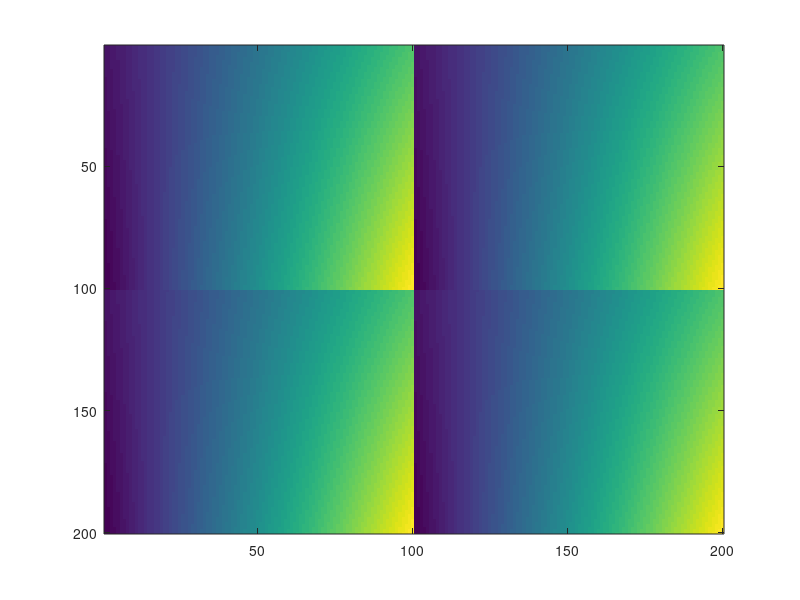

Write MATLAB code to recreate this figure.
x = 0;
y = 0;
tam = 100;
#{
  Função que define a imagem (f(x, y))
#}

function result = f(x, y)
  result = sin(x)*cos(y);
endfunction

#{
  Função que avalia o polinomio p(x, y)
#} 

function result = p(a, x, y)
  result = a(1,1) + a(2,1)*x + a(3,1)*y + a(4,1)*x*y;
endfunction

#{
  Recebe o ponto superior direito do quadrado interpolado
#}

x = input("Digite a coordenada x: \n");
y = input("Digite a coordenada y: \n");

x_2 = max(0, x - 1);
x_1 = max(0, x - 2);

y_2 = max(0, y - 1);
y_1 = max(0, y - 2);

#{
As matrizes a seguir representam os 4 pontos que definem o quadrado e a 
f(x, y) em cada um dos mesmos
  Queremos achar os coeficientes de p(x, y) = a_1 + a_2*x + a_3*y + a_4*x*y
  então resolvemos o sistema linear M_x_y * a = M_fQ para o vetor a de coef.
#}

matrix_x_y = [1, x_1, y_1, x_1*y_1;...
              1, x_1, y_2, x_1*y_2;...
              1, x_2, y_1, x_2*y_1;...
              1, x_2, y_2, x_2*y_2];
              
matrix_fQ = [f(x_1, y_1);...
             f(x_1, y_2);...
             f(x_2, y_1);...
             f(x_2, y_2)];

a = inv(matrix_x_y) * matrix_fQ;

matriz_f_1 = zeros(tam, tam);
matriz_a_1 = zeros(tam, tam);

file_id = fopen("arq1", "w");

h = 0.01;
for i = (1:tam)
  for j = (1:tam)
    matriz_f_1(tam+1-i, j) = f((x_1 + (j-1)*h), (y_1 + (i-1)*h));
    matriz_a_1(tam+1-i, j) = p(a, (x_1 + (j-1)*h), (y_1 + (i-1)*h));
    fprintf(file_id, "%.3f ", matriz_a_1(tam+1-i, j));
  endfor
  fprintf(file_id, "\n");
endfor  

fclose(file_id);

x = input("Digite a coordenada x: \n");
y = input("Digite a coordenada y: \n");

x_2 = max(0, x - 1);
x_1 = max(0, x - 2);

y_2 = max(0, y - 1);
y_1 = max(0, y - 2);

matrix_x_y = [1, x_1, y_1, x_1*y_1;...
              1, x_1, y_2, x_1*y_2;...
              1, x_2, y_1, x_2*y_1;...
              1, x_2, y_2, x_2*y_2];
              
matrix_fQ = [f(x_1, y_1);...
             f(x_1, y_2);...
             f(x_2, y_1);...
             f(x_2, y_2)];

a = inv(matrix_x_y) * matrix_fQ;

matriz_f_2 = zeros(tam, tam);
matriz_a_2 = zeros(tam, tam);

h = 0.01;
for i = (1:100)
  for j = (1:100)
    matriz_f_2(101-i, j) = f((x_1 + (j-1)*h), (y_1 + (i-1)*h));
    matriz_a_2(101-i, j) = p(a, (x_1 + (j-1)*h), (y_1 + (i-1)*h));
  endfor
endfor

x = input("Digite a coordenada x: \n");
y = input("Digite a coordenada y: \n");

x_2 = max(0, x - 1);
x_1 = max(0, x - 2);

y_2 = max(0, y - 1);
y_1 = max(0, y - 2);

matrix_x_y = [1, x_1, y_1, x_1*y_1;...
              1, x_1, y_2, x_1*y_2;...
              1, x_2, y_1, x_2*y_1;...
              1, x_2, y_2, x_2*y_2];
              
matrix_fQ = [f(x_1, y_1);...
             f(x_1, y_2);...
             f(x_2, y_1);...
             f(x_2, y_2)];

a = inv(matrix_x_y) * matrix_fQ;

matriz_f_3 = zeros(tam, tam);
matriz_a_3 = zeros(tam, tam);

h = 0.01;
for i = (1:tam)
  for j = (1:tam)
    matriz_f_3(tam+1-i, j) = f((x_1 + (j-1)*h), (y_1 + (i-1)*h));
    matriz_a_3(tam+1-i, j) = p(a, (x_1 + (j-1)*h), (y_1 + (i-1)*h));
  endfor
endfor

x = input("Digite a coordenada x: \n");
y = input("Digite a coordenada y: \n");

x_2 = max(0, x - 1);
x_1 = max(0, x - 2);

y_2 = max(0, y - 1);
y_1 = max(0, y - 2);

matrix_x_y = [1, x_1, y_1, x_1*y_1;...
              1, x_1, y_2, x_1*y_2;...
              1, x_2, y_1, x_2*y_1;...
              1, x_2, y_2, x_2*y_2];
              
matrix_fQ = [f(x_1, y_1);...
             f(x_1, y_2);...
             f(x_2, y_1);...
             f(x_2, y_2)];

a = inv(matrix_x_y) * matrix_fQ;

matriz_f_4 = zeros(tam, tam);
matriz_a_4 = zeros(tam, tam);

h = 0.01;
for i = (1:tam)
  for j = (1:tam)
    matriz_f_4(tam+1-i, j) = f((x_1 + (j-1)*h), (y_1 + (i-1)*h));
    matriz_a_4(tam+1-i, j) = p(a, (x_1 + (j-1)*h), (y_1 + (i-1)*h));
  endfor
endfor

matriz_f = [matriz_f_1, matriz_f_2;...
            matriz_f_3, matriz_f_4];
            
matriz_a = [matriz_a_1, matriz_a_2;...
            matriz_a_3, matriz_a_4];

display(a);

imagesc(matriz_a);